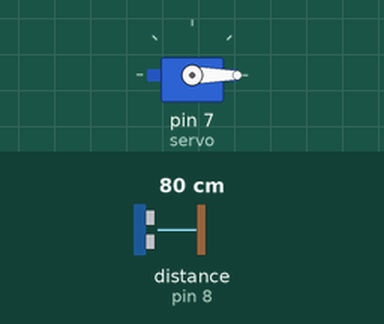
A sketch run on a simulated Arduino Uno, built with avr-gcc and run on an emulated ATmega328P. Shown: servo. Wiring (inferred from the names in the program): ultrasonic range finder: trigger pin 12; echo pin 8. The test bench sets the inputs (shaded band); at power-on: distance to the obstacle (sensor on pin 8) 80 cm. The echo pulse lasts 58.3 µs per cm; WiFi joins after 1.5 s; servers stay silent unless stated; what the sketch prints to the serial monitor is not drawn.

Above: at 2.7 s.
2.8 s: distance to the obstacle (sensor on pin 8) set to 23 cm
4.3 s: distance to the obstacle (sensor on pin 8) set to 19 cm
At 4.76 s:
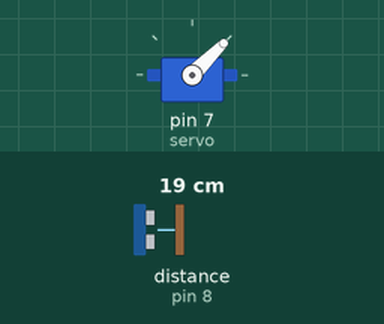
At 6.6 s:
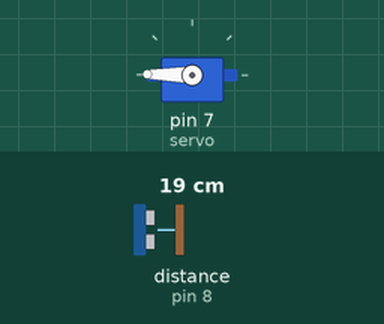
Timing chart, 0 to 8.1 s (numbered marks = the images above; inputs shaded):
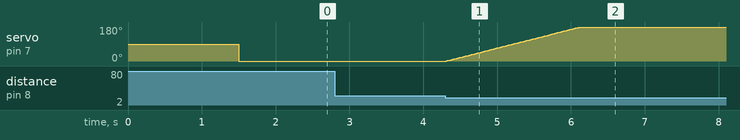

The sketch:

arduino_smart_bin.ino
```cpp
#include <Servo.h>
#include <SPI.h>
#include <Ethernet.h>

byte mac[] = { 0x40, 0x6c, 0x8f, 0x36, 0x84, 0x8a };
EthernetServer server(80);
bool connected = false;

const int trigPin = 12;
const int echoPin = 8;

float duration;
float distance;


Servo servo;  // create a servo object

int pos = 0;

/**
 * This function calculates the distance that is coming from the ultrasone sensor.
 * And open and close the bin when the distance is on a specific number.
 */
void distances () {
  digitalWrite(trigPin, LOW);
  delayMicroseconds(2);

  digitalWrite(trigPin, HIGH);
  delayMicroseconds(10);
  digitalWrite(trigPin, LOW);

  duration = pulseIn(echoPin, HIGH);
  distance = (duration * 0.0343) / 2;

  /**
   * If this distance is between the 1 and 20 cm the bin will be opened.
   */
  if (distance > 0 && distance <= 20)
  {
    while (pos < 180) {
      openBin();
    }
  }
  /**
   * When the position (pos) is 180 (opened) and the distance is greater than 50 cm the bin will be closed.
   */
  else if (pos == 180 && (distance > 50 && distance < 1000)) {
    delay (5000);
    closeBin();
  }
}


String Status = "Gesloten";

/**
 * This function open the bin with a for loop.
 */
void openBin () {
  for (pos = 0; pos < 180; pos++) {
    servo.write(pos);
    delay(10);
  }
  Status = "Geopend";
}

/**
 * This function close the bin with a for loop.
 */

void closeBin () {
  for (pos = 180; pos > 0; pos--) {
    servo.write(pos);
    delay(10);
  }
  Status = "Gesloten";
}

/**
 * Open connection for the client
 *
 * if not connected do nothing
 * if connected read the message from the app:
 *
 * if message is "open": call function openBin() and send status to the client(app)
 * if message is "close": call function closeBin() and send status to the client(app)
 * if message is "checkIP": send "correct" to the client (app)
 * if message is "status": send the status to the client (app)
 */
void runServer()
{
  if (!connected) return;

  EthernetClient ethernetClient = server.available();
  if (!ethernetClient) return;

  while (ethernetClient.connected())
  {
    char buffer[128];
    int count = 0;
    while (ethernetClient.available())
    {
      buffer[count++] = ethernetClient.read();
    }
    buffer[count] = '\0';
    if (count > 0)
    {
      Serial.println(buffer);
      if (String(buffer) == String("open"))
      {
        while (pos < 180) {
          openBin();
        }
        ethernetClient.print(Status);
      }
      else if(String(buffer) == String("close"))
      {
        while (pos > 0) {
          closeBin();
        }
        ethernetClient.print(Status);
      }
      else if (String(buffer) == String("checkIP"))
      {
        ethernetClient.print("correct");
      } else if (String(buffer) == String("status"))
      {
        ethernetClient.print(Status);
      }
    }
  }
}

void setup() {
  Serial.begin(115200);

  if (Ethernet.begin(mac) == 0) return;

  Serial.print("Listening on address: ");
  Serial.println(Ethernet.localIP());
  server.begin();
  connected = true;

  pinMode(trigPin, OUTPUT);
  pinMode(echoPin, INPUT);

  servo.attach(7);
  servo.write(0);
}

void loop() {
  runServer();
  distances();
}
```

Measured:
- the behaviour switches between 21 and 20 cm on distance to the obstacle (sensor on pin 8) (found by bisection; images 0 and 1)
- after the input at 2.8 s, every drawn part: stays the same
- after the input at 4.3 s, servo on pin 7 (servo): moves from 0° to 179° over 1.8 s, starting at once
